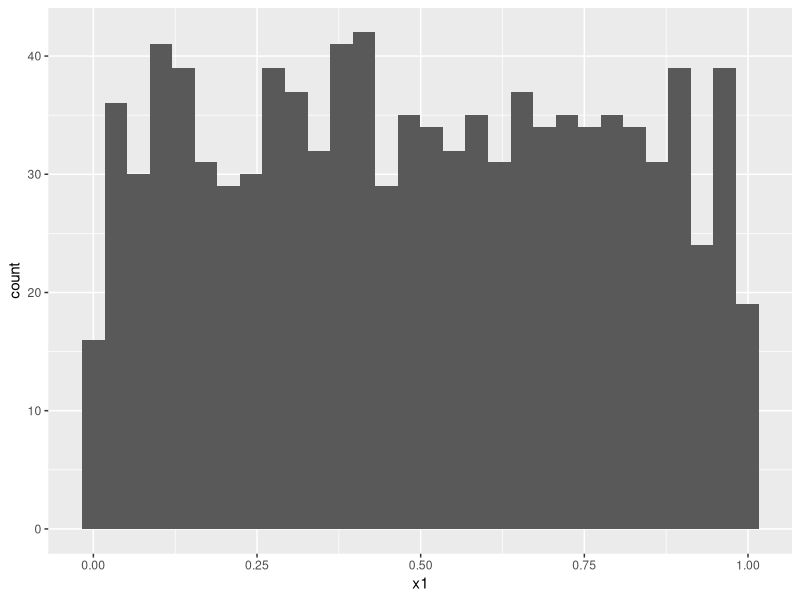

Generate this figure with R:
## ---- chunk 1
# A code chunk
1 + 1
## ---- chunk 2
3+3
## ---- chunk 3
# See https://yihui.org/knitr/options/ for more information re: chunk options
library(tidyverse)
library(here)
df <- read_tsv(here('lab01','thescience.tsv'))
df %>% ggplot(aes(x=x1)) + geom_histogram()
